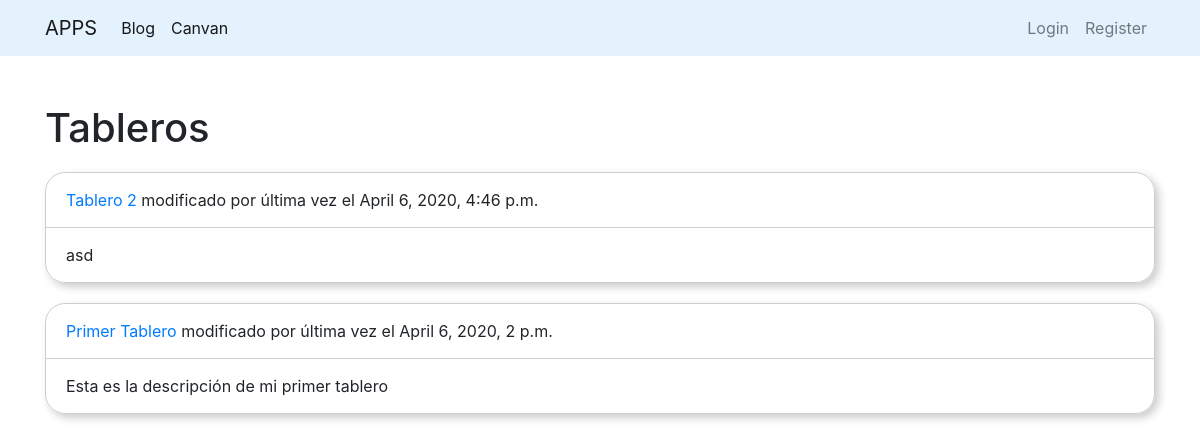
The page /canvan/ on the database its author committed.
### canvan/models.py (models this page shows, shortened)
class Tablero(models.Model):
	nombre = models.CharField( max_length = 200 )
	descripcion = models.TextField( max_length = 400 )
	fecha_ultima_modificacion = models.DateTimeField()

### canvan/views.py (the view)
class IndexView ( generic.ListView ):
	template_name = 'canvan/index.html'
	context_object_name = 'tablas_canvan'
	def get_queryset ( self ):
		return Tablero.objects.order_by('-fecha_ultima_modificacion')

### canvan/templates/canvan/index.html
{% extends 'canvan/base.html'%}
{% load static%}
{% block estilo%}
	<link rel="stylesheet" href="{% static 'css/canvan_index.css' %}">
{% endblock estilo%}
{% block contenido%}
	<div class="container my-5 boder">
		<h1> Tableros </h1>
		{% for tablero in tablas_canvan %}
			<div class="tarjeta-tablero">
				<div class="titulo-tarjeta-tablero">
					<a href="{% url 'canvan:detail' tablero.id%}">{{ tablero.nombre }}</a>
					modificado por última vez el {{ tablero.fecha_ultima_modificacion }}
				</div>
				<div class="cuerpo-tarjeta-tablero">
					{{ tablero.descripcion }}
				</div>
			</div>
		{% endfor %}
	</div>
{% endblock contenido%}

### canvan/static/css/canvan_index.css (style rules this page uses)
.tarjeta-tablero { border: 1px solid #cecece; border-radius: 20px; margin: 20px 0px; box-shadow: 4px 4px 8px rgba(0, 0, 0, 0.2); }
.titulo-tarjeta-tablero { border-bottom: 1px solid #cecece; padding: 15px 20px; margin: 0; }
.cuerpo-tarjeta-tablero { padding: 15px 20px; }

### rows shown on the page
Tablero: nombre "Tablero 2", fecha_ultima_modificacion "April 6, 2020, 4:46 p.m.", descripcion "asd"
Tablero: nombre "Primer Tablero", fecha_ultima_modificacion "April 6, 2020, 2 p.m.", descripcion "Esta es la descripción de mi primer tablero"
